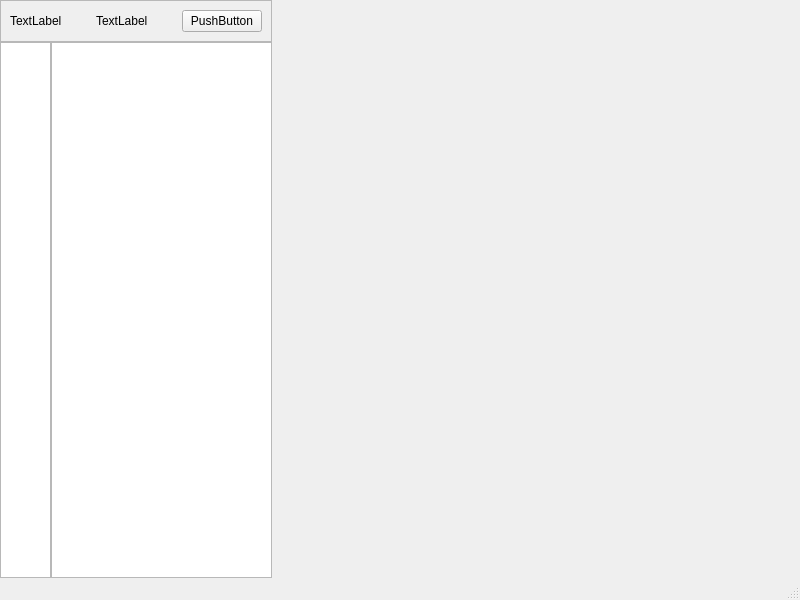
<?xml version="1.0" encoding="UTF-8"?>
<ui version="4.0">
 <class>MainWindow</class>
 <widget class="QMainWindow" name="MainWindow">
  <property name="geometry">
   <rect>
    <x>0</x>
    <y>0</y>
    <width>800</width>
    <height>600</height>
   </rect>
  </property>
  <property name="windowTitle">
   <string>MainWindow</string>
  </property>
  <widget class="QWidget" name="centralwidget">
   <layout class="QGridLayout" name="gridLayout">
    <property name="leftMargin">
     <number>0</number>
    </property>
    <property name="topMargin">
     <number>0</number>
    </property>
    <property name="rightMargin">
     <number>0</number>
    </property>
    <property name="bottomMargin">
     <number>0</number>
    </property>
    <property name="spacing">
     <number>0</number>
    </property>
    <item row="0" column="2" rowspan="2">
     <widget class="QStackedWidget" name="stackedWidget">
      <widget class="QWidget" name="page"/>
      <widget class="QWidget" name="page_2"/>
     </widget>
    </item>
    <item row="1" column="0">
     <widget class="QListWidget" name="listWidget_icon_only">
      <property name="maximumSize">
       <size>
        <width>51</width>
        <height>16777215</height>
       </size>
      </property>
     </widget>
    </item>
    <item row="0" column="0" colspan="2">
     <widget class="QFrame" name="title_frame">
      <property name="frameShape">
       <enum>QFrame::Shape::StyledPanel</enum>
      </property>
      <property name="frameShadow">
       <enum>QFrame::Shadow::Raised</enum>
      </property>
      <layout class="QHBoxLayout" name="horizontalLayout">
       <item>
        <widget class="QLabel" name="title_icon">
         <property name="text">
          <string>TextLabel</string>
         </property>
        </widget>
       </item>
       <item>
        <widget class="QLabel" name="title_label">
         <property name="text">
          <string>TextLabel</string>
         </property>
        </widget>
       </item>
       <item>
        <widget class="QPushButton" name="pushButton">
         <property name="text">
          <string>PushButton</string>
         </property>
        </widget>
       </item>
      </layout>
     </widget>
    </item>
    <item row="1" column="1">
     <widget class="QListWidget" name="listWidget">
      <property name="maximumSize">
       <size>
        <width>221</width>
        <height>16777215</height>
       </size>
      </property>
     </widget>
    </item>
   </layout>
  </widget>
  <widget class="QMenuBar" name="menubar">
   <property name="geometry">
    <rect>
     <x>0</x>
     <y>0</y>
     <width>800</width>
     <height>24</height>
    </rect>
   </property>
  </widget>
  <widget class="QStatusBar" name="statusbar"/>
 </widget>
 <resources/>
 <connections/>
</ui>
